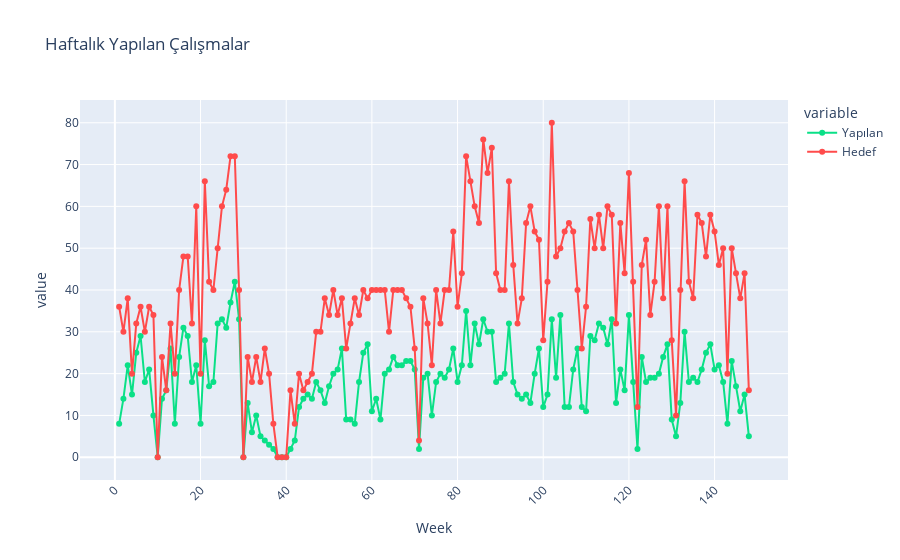

The notebook cell saved with this chart:
### Code cell
fig = px.line(haftalik_toplam.reset_index(), 
              x='Week', 
              y=['Yapılan','Hedef'],
              title='Haftalık Yapılan Çalışmalar',
              labels={'Yapılan': 'Yapılan', 'Hedef': 'Hedef', 'Week': 'Week'},
              markers=True,
              color_discrete_sequence=["#0AE087", "#FF4B4B"])
fig.update_layout(
    xaxis_tickangle=-45,
    showlegend=True
)

fig.show()

### Figure 1 — Plotly figure (JSON) as saved in the notebook; plotly's stock layout.template omitted (floating-point values rounded to 4 significant figures; data arrays with more than 128 entries replaced by an {"elided": "..."} marker saying what was removed)
{"data": [{"hovertemplate": "variable=Yapılan<br>Week=%{x}<br>value=%{y}<extra></extra>", "legendgroup": "Yapılan", "line": {"color": "#0AE087", "dash": "solid"}, "marker": {"symbol": "circle"}, "mode": "markers+lines", "name": "Yapılan", "orientation": "v", "showlegend": true, "type": "scatter", "x": {"elided": "148 int values"}, "xaxis": "x", "y": {"elided": "148 int values"}, "yaxis": "y"}, {"hovertemplate": "variable=Hedef<br>Week=%{x}<br>value=%{y}<extra></extra>", "legendgroup": "Hedef", "line": {"color": "#FF4B4B", "dash": "solid"}, "marker": {"symbol": "circle"}, "mode": "markers+lines", "name": "Hedef", "orientation": "v", "showlegend": true, "type": "scatter", "x": {"elided": "148 int values"}, "xaxis": "x", "y": {"elided": "148 int values"}, "yaxis": "y"}], "layout": {"legend": {"title": {"text": "variable"}, "tracegroupgap": 0}, "showlegend": true, "title": {"text": "Haftalık Yapılan Çalışmalar"}, "xaxis": {"anchor": "y", "domain": [0, 1], "tickangle": -45, "title": {"text": "Week"}}, "yaxis": {"anchor": "x", "domain": [0, 1], "title": {"text": "value"}}}}
